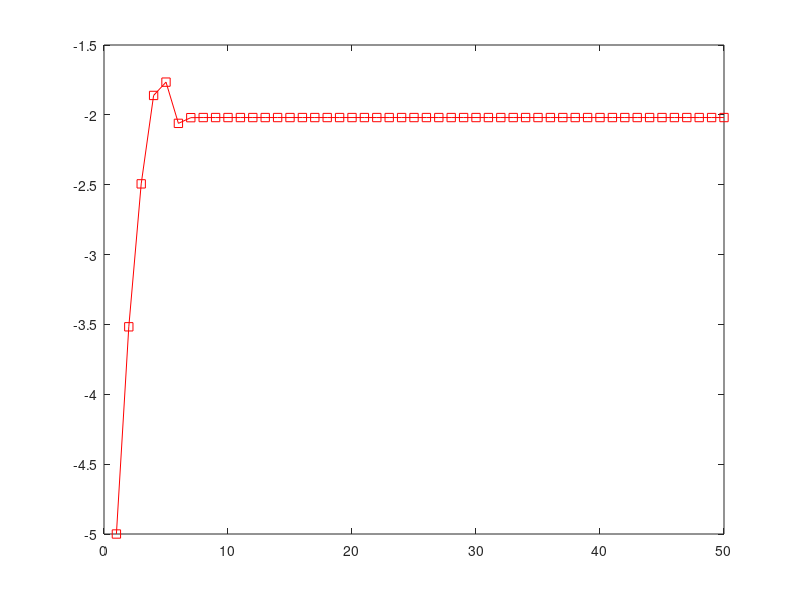

Write MATLAB code to recreate this figure. (Note: this script raises an error after producing the figure.)
N = 50;
x = 1:N;
y = 1:N;

X = zeros(2,N);

Xn = zeros(N);
Yn = zeros(N);

F = zeros(2,N);

X(:,1) = [-5,-5];

for i = 1:N-1
    xk = X(1,i);
    yk = X(2,i);
    
    X(:,i+1) = X(:,i) - [2*xk + 2, -2*yk; 2*xk*yk, xk^2 + 1]\[xk^2 - yk^2 + 2*xk, xk^2*yk + yk - 1].';
end

x_converged = X(1,end);
y_converged = X(2,end);

figure();
plot(X(1,:), "-sr"); hold on
yline(x_converged, 'b');
plot(X(2,:),'-sk');
yline(y_converged, 'b');
xlabel('k');
ylabel('X_k');
title('Deuxième racine');
legend('x_k',['x_s = ',num2str(x_converged)],'y_k',['y_s = ',num2str(y_converged)]);
set(gcf,'PaperSize',[10 10]);
print(gcf,'convergence_FX_deuxieme_racine', '-dpdf', '-r300', '-bestfit');